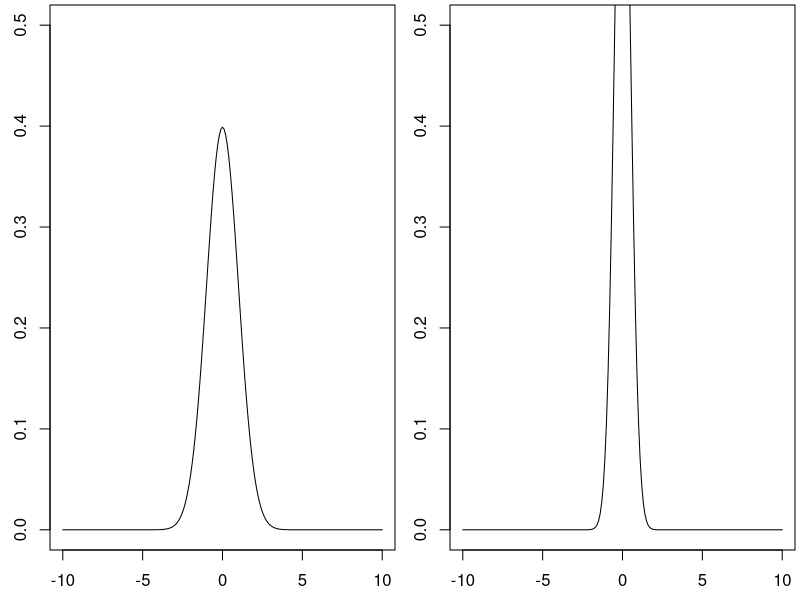
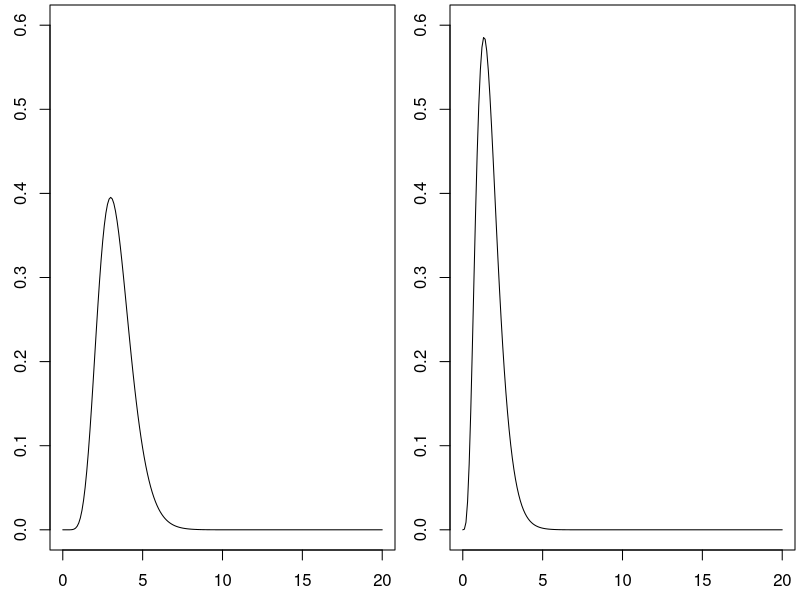

Recreate these plots in R, in order.
f1 <- function(y,m=0,s=1){
  # This function can be evaluated at any value of y. 
  # Make sure m > 0 and s > 0.
  1/sqrt(2*pi*s^2)*exp(-(y-m)^2/(2*s^2))
}

x <- seq(-10,10,0.1)
par(mfrow=c(1,2),mar=c(2.5,2.5,0.25,0.25))
plot(x,f1(x,m=0,s=1),type='l',ylim=c(0,0.5))
plot(x,f1(x,m=0,s=0.5),type='l',ylim=c(0,0.5))



f2 <- function(t,a=1,b=0.5){
  # Make sure t is greater than or equal to 0 when using this function. 
  # Also make sure a > 0 and b > 0.
  b^a/gamma(a)*t^(a-1)*exp(-b*t)
}

x <- seq(0,20,0.1)
par(mfrow=c(1,2),mar=c(2.5,2.5,0.25,0.25))
plot(x,f2(x,a=10,b=3),type='l',ylim=c(0,0.6))
plot(x,f2(x,a=5,b=3),type='l',ylim=c(0,0.6))

